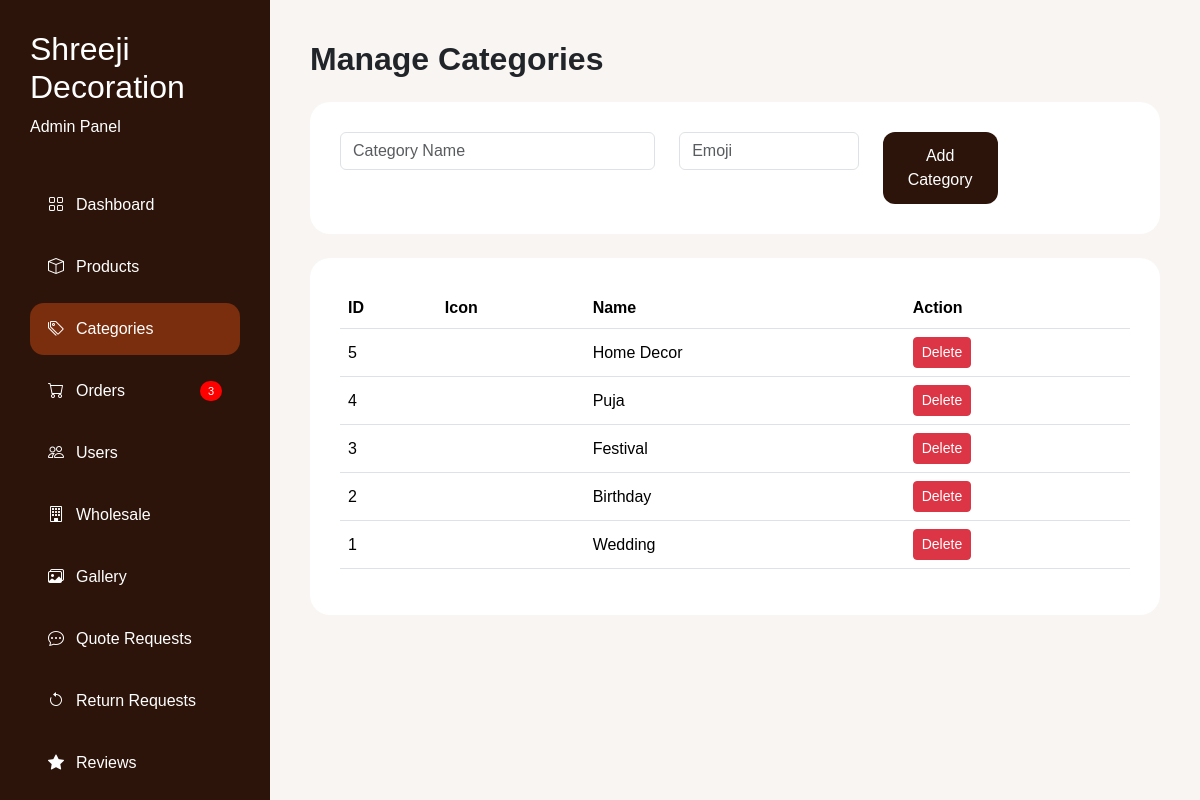
/admin/categories.php (signed in), run on the app's committed database.
### tables this page shows
CREATE TABLE `categories` (
  `id` int(11) NOT NULL,
  `name` varchar(100) DEFAULT NULL,
  `icon` varchar(100) DEFAULT NULL,
  `type` varchar(50) DEFAULT NULL,
  `status` int(11) DEFAULT 1
);

### admin/categories.php (the view, shortened to what this page needs)
<?php
require_once '../config/db.php';
$categories = mysqli_query(
    $conn,
    "SELECT * FROM categories ORDER BY id DESC"
);
?>
<!DOCTYPE html>
<html>
<head>
    <link href="https://cdn.jsdelivr.net/npm/bootstrap@5.3.3/dist/css/bootstrap.min.css" rel="stylesheet">
    <link rel="stylesheet" href="https://cdn.jsdelivr.net/npm/bootstrap-icons@1.11.3/font/bootstrap-icons.min.css">
</head>
<body>
    <?php include 'includes/sidebar.php'; ?>
    <div class="main-content">
        <h2 class="fw-bold mb-4">
            Manage Categories
        </h2>
        <div class="card-box mb-4">
            <form method="POST">
                <div class="row">
                    <div class="col-md-5">
                        <input type="text"
                            name="category_name"
                            class="form-control"
                            placeholder="Category Name"
                            required>
                    </div>
                    <div class="col-md-3">
                        <input type="text"
                            name="category_icon"
                            class="form-control"
                            placeholder="Emoji">
                    </div>
                    <div class="col-md-2">
                        <button type="submit"
                            name="add_category"
                            class="btn-save">
                            Add Category
                        </button>
                    </div>
                </div>
            </form>
        </div>
        <div class="card-box">
            <table class="table">
                <thead>
                    <tr>
                        <th>ID</th>
                        <th>Icon</th>
                        <th>Name</th>
                        <th>Action</th>
                    </tr>
                </thead>
                <tbody>
                    <?php while ($cat = mysqli_fetch_assoc($categories)) { ?>
                        <tr>
                            <td><?= $cat['id']; ?></td>
                            <td style="font-size:25px;">
                            </td>
                            <td>
                                <?= $cat['name']; ?>
                            </td>
                            <td>
                                <a href="categories.php?delete=<?= $cat['id']; ?>"
                                    class="btn btn-danger btn-sm"
                                    onclick="return confirm('Delete Category?')">
                                    Delete
                                </a>
                            </td>
                        </tr>
                    <?php } ?>
                </tbody>
            </table>
        </div>
    </div>
</body>
</html>

### admin/categories.php (style rules this page uses)
body { background: #f8f5f2; font-family: Poppins, sans-serif; }
.main-content { margin-left: 270px; padding: 40px; }
.card-box { background: #fff; padding: 30px; border-radius: 20px; }
.btn-save { background: #2d140a; color: #fff; border: none; padding: 12px 25px; border-radius: 12px; }
.table td { vertical-align: middle; }

### data on the page
categories: id "5", name "Home Decor"
categories: id "4", name "Puja"
categories: id "3", name "Festival"
categories: id "2", name "Birthday"
categories: id "1", name "Wedding"

### other printed values
$newOrders "3"
